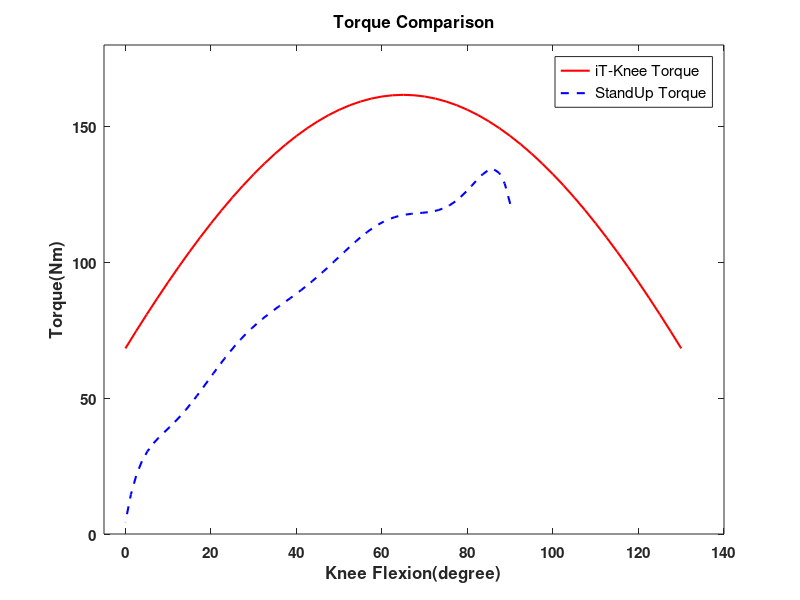
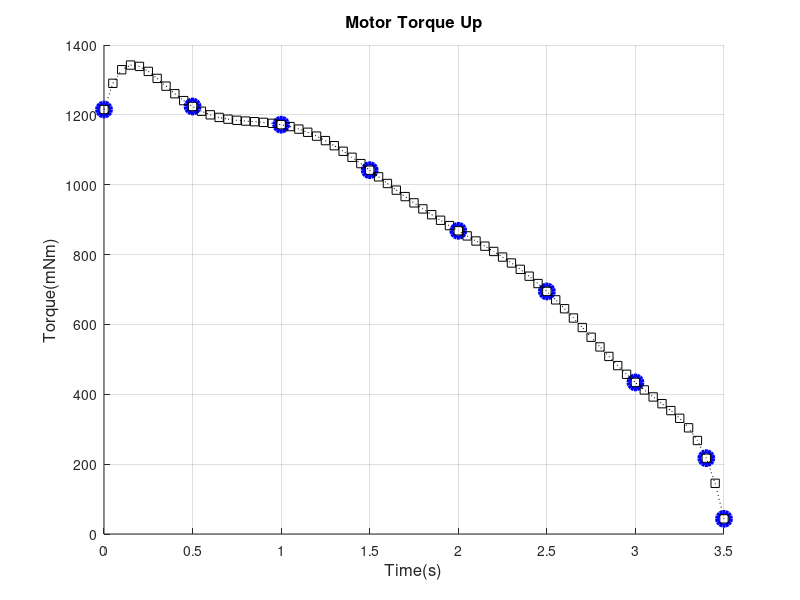

MATLAB code to generate these figures, in order:

clear all
close all

% It is a Matrix. Import all the data in matlab, but whitout letter or comma

ActPos1 = zeros(53,1);

for i=1:53
 if (i>=2)
  ActPos1(i)=ActPos1(i-1)+2.5;
 end
end

Torque1 =[68.32,74.65,80.83,86.86,92.72,98.41,103.91,109.21,114.31,119.19,123.84,128.25,132.42,136.34,140.00,143.39,146.51,149.35,151.91,154.18,156.15,157.83,159.20,160.28,161.04,161.50,161.66,161.50,161.04,160.28,159.20,157.83,156.15,154.18,151.91,149.35,146.51,143.39,140.00,136.34,132.42,128.25,123.84,119.19,114.31,109.21,103.91,98.41,92.72,86.86,80.83,74.65,68.32
]; % From Exel

Tot_time_esecution=3.5;
Time_acquisition = 0.05;
n_samples = Tot_time_esecution/Time_acquisition;
n_samples_difetto = floor(n_samples); 
efficency_global = 0.9*0.8;
k = 160 ; % Inverse of trasmission ratio

% Generate the sample data.
X=[0,  0.5,  1, 1.5,  2, 2.5,  3, 3.4, Tot_time_esecution];
Y=[140,141,135, 120,100,  80, 50, 25,                  5];
Y = Y/efficency_global;  
Y = Y/k; % Torque at motor level
Y = Y*1000; % from Nm to mNm 

% Make a finer sampling so we can see what it
% does in between the training points.
coeffs = polyfit(X, Y, length(Y)+1);
interpolatedX_T = linspace(min(X), max(X), n_samples_difetto+1);
interpolatedY_T = polyval(coeffs, interpolatedX_T);


% Setting

h=newplot

Lwidth=0.5;
Lcolor='r';
fontSize=12;
FontSize=12;

titleFontsize=14;
subtitleFontsize=14;
axisFontSize=11;
axisFontWeight='bold';%'normal';
Lwidth=1.5;

dy   = 0.08; %space in y
dx   = 0.075; %space in x
Lc1  = 0.07;  %Left Col 1
Lr1  = 0.07;  %Top Row 1
h    = (0.95-2*dy-1*Lr1)/3;  %height
w    = (1.05-dx-2*Lc1)/2;  %width
Lc2  = Lc1 + dx + w;  %Left Col 2
Br = [Lr1+2*dy+2*h Lr1+dy+h Lr1];

C1='r';  %[0.45 0.45 0.45];% C1='b';
C2='g'; %[0 0 0];% C2='r';
C3='b';
C4='c';
C5='m';  %[0.45 0.45 0.45];% C1='b';
C6='y'; %[0 0 0];% C2='r';
C7='k';
%C8='w'; % white!!!

C1Style='--'; %tratteggiato
C2Style='-';
C3Style='--'; %tratteggiato
C4Style='-';
C5Style='--'; %tratteggiato
C6Style='-';
C7Style='--'; %tratteggiato
C8Style='-';
% C3Style=':' ;%puntini
% C4Style='*' ;%puntini
C5Style='o'; %tratteggiato
% C6Style='.';
% C7Style='x' ;%puntini
% C8Style='s' ;%puntini

% Find the coefficients.
fig2 = figure('Name','Torque_Up','NumberTitle','off');  hold on
title('Motor Torque Up', 'FontSize', fontSize);
xlabel('Time(s)', 'FontSize', fontSize);
ylabel('Torque(mNm)', 'FontSize', fontSize);
hold on;
plot(X, Y, 'bo', 'MarkerSize', 10, 'LineWidth', 3);
% Plot the interpolated points.
hold on;
plot(interpolatedX_T, interpolatedY_T, ':ks'); %);
grid on;



interpolatedY_ActPos =linspace(90, 0,size(interpolatedY_T,2));
%interpolatedY_ActPos =interpolatedX_T;
interpolatedY_T = interpolatedY_T/10;


% ------------------------------------------------------------------%
% ------------------------------------------------------------------%


 


figure(1); %sinewave tracking position-force
%set(gcf,'position',[50 50 700 400]);  %for 2x1 figures
set(gcf,'position',[50 50 600 250]);  %for 3x1 figures
% set(gcf,'position',[50 50 600 900]);%for 4x1 figures
    % gcf = figure holder
    % [50 50 ...  ] = postion on the screen
    % 700 400] = figure dimension
set(gcf,'Color','white');


hold on;box on;
plot(ActPos1,Torque1,'Color',C1,'LineWidth',Lwidth,'LineStyle',C2Style);hold on;
plot(interpolatedY_ActPos,interpolatedY_T,'Color',C3,'LineWidth',Lwidth,'LineStyle',C1Style);hold on;
title ('Torque Comparison','FontSize',titleFontsize)
xlabel('Knee Flexion(degree)','FontSize',axisFontSize,'FontWeight',axisFontWeight);
ylabel('Torque(Nm)','FontSize',axisFontSize,'FontWeight',axisFontWeight);%,'Position',[-7,50,1]);
axis([-5 140 0 180]);
% set(f2,'pos',[Lc1,Br(3),w,h]); 
% ylim([-1 4]);
set(gca,'FontSize',axisFontSize,'FontWeight',axisFontWeight);
h_legend=legend('iT-Knee Torque ','StandUp Torque')
set(h_legend,'FontSize',axisFontSize);
% 
